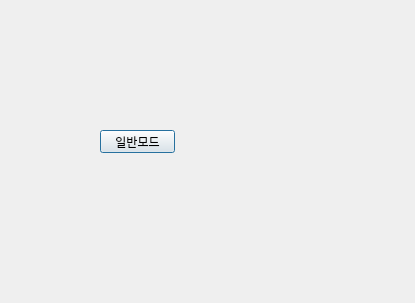
<?xml version="1.0" encoding="UTF-8"?>
<ui version="4.0">
 <class>Dialog</class>
 <widget class="QDialog" name="Dialog">
  <property name="geometry">
   <rect>
    <x>0</x>
    <y>0</y>
    <width>415</width>
    <height>303</height>
   </rect>
  </property>
  <property name="windowTitle">
   <string>Mode selection</string>
  </property>
  <widget class="QPushButton" name="page2">
   <property name="geometry">
    <rect>
     <x>100</x>
     <y>130</y>
     <width>75</width>
     <height>23</height>
    </rect>
   </property>
   <property name="text">
    <string>일반모드</string>
   </property>
  </widget>
 </widget>
 <resources/>
 <connections/>
</ui>
